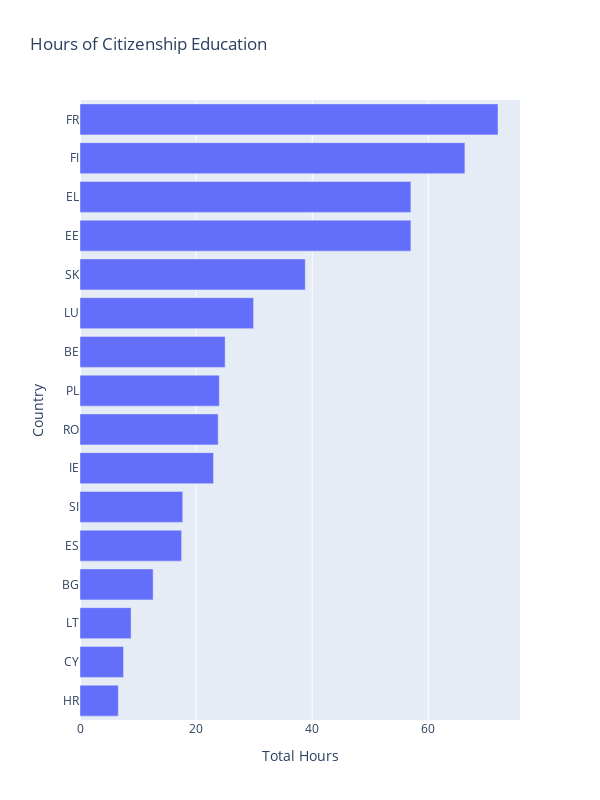

The code cell stored with this chart in its notebook:
### Code cell
fig = px.bar(df, y = 'Country', x = 'Total Hours',
             width = 600, height = 800,
             title = 'Hours of Citizenship Education')

fig.update_layout(yaxis_categoryorder = 'total ascending')

fig.show()

### Figure 1 — Plotly figure (JSON) as saved in the notebook; plotly's stock layout.template omitted (floating-point values rounded to 4 significant figures)
{"data": [{"alignmentgroup": "True", "hovertemplate": "Total Hours=%{x}<br>Country=%{y}<extra></extra>", "legendgroup": "", "marker": {"color": "#636efa", "pattern": {"shape": ""}}, "name": "", "offsetgroup": "", "orientation": "h", "showlegend": false, "textposition": "auto", "type": "bar", "x": [25, 12.6, 57, 23, 57, 17.5, 72, 6.6, 7.5, 8.8, 29.9, 24, 23.8, 17.7, 38.8, 66.3], "xaxis": "x", "y": ["BE", "BG", "EE", "IE", "EL", "ES", "FR", "HR", "CY", "LT", "LU", "PL", "RO", "SI", "SK", "FI"], "yaxis": "y"}], "layout": {"barmode": "relative", "height": 800, "legend": {"tracegroupgap": 0}, "title": {"text": "Hours of Citizenship Education"}, "width": 600, "xaxis": {"anchor": "y", "autorange": true, "domain": [0, 1], "range": [0, 75.79], "title": {"text": "Total Hours"}, "type": "linear"}, "yaxis": {"anchor": "x", "autorange": true, "categoryorder": "total ascending", "domain": [0, 1], "range": [-0.5, 15.5], "title": {"text": "Country"}, "type": "category"}}}
